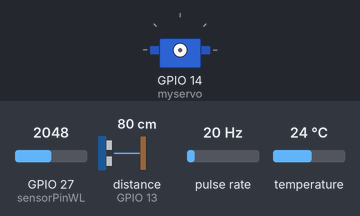
Bench run of a sketch on a simulated ESP32. Parts: servo. Wiring (inferred from the names in the program): pulse sensor: data GPIO 33. Inputs (shaded band) come from the test bench; at power-on: GPIO 27 (sensorPinWL) = 2048, distance to the obstacle (sensor on GPIO 13) 80 cm, pulse rate 20 Hz, temperature 24 °C. The echo pulse lasts 58.3 µs per cm; WiFi joins after 1.5 s; servers stay silent unless stated; random numbers use the default seed unless the sketch sets one; no MQTT or app messages arrive unless stated; what the sketch prints to the serial monitor is not drawn. At 11.6 s the program puts the board to deep sleep or switches it off; the recording ends there.

Above: at 0.0 s.
At 7.5 s:
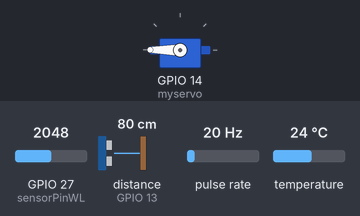
At 8.7 s:
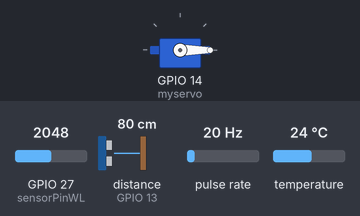
Timing chart, 0 to 11.1 s (numbered marks = the images above):
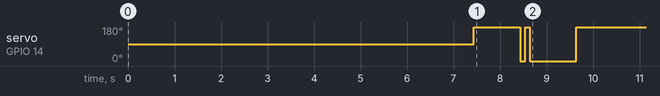

Measured:
- by itself, servo on GPIO 14 (myservo): goes 180° 1.0 s, 0° 0.10 s, 180° 0.10 s, 0° 1.0 s, then 180°

The sketch:

automatic_feedr.ino
```cpp
/*
  Water Level
  sensorPinWL 27
  sensorPower 26
  Ultrasonic
  trig 12
  echo 13
  pHmeter
  potPin 34
  Water Temp
  Sensor pin  25
  Servo
  signal 14
  FlowMeter
  interrupt 33
  Sensor pin 33

 */

#define BUILTIN_LED 2
#include <WiFi.h>
#include <PubSubClient.h>

#include <HCSR04.h>
#include <Servo.h>
#include <OneWire.h>
#include <DallasTemperature.h>
#define sensorPinWL 27
#define sensorPower 26

#define uS_TO_S_FACTOR 1000000ULL  /* Conversion factor for micro seconds to seconds */

#define TIME_TO_SLEEP  5        /* Time ESP32 will go to sleep (in seconds) */

RTC_DATA_ATTR int bootCount = 0;
const char* ssid = "Fik";
const char* password = "23456789";
const char* mqtt_server = "broker.mqtt-dashboard.com";

WiFiClient espClient;
PubSubClient client(espClient);
unsigned long lastMsg = 0;
#define MSG_BUFFER_SIZE  (50)
char msg[MSG_BUFFER_SIZE];
int value = 0;

// Water Level
int val = 0;

// Ultrasonic
HCSR04 hc(12, 13); //initialisation class HCSR04 (trig pin , echo pin)

// Servo
Servo myservo;  // create servo object to control a servo

// pHmeter
const int potPin=34;
float ph;
float Value=0;

// Water Temperature
const int SENSOR_PIN = 25;
OneWire oneWire(SENSOR_PIN);
DallasTemperature tempSensor(&oneWire);
float tempCelsius;

// FlowMeter
byte sensorInterrupt = 33;  // 0 = digital pin 2
byte sensorPin       = 33;

// The hall-effect flow sensor outputs approximately 4.5 pulses per second per
// litre/minute of flow.
float calibrationFactor = 4.5;

volatile byte pulseCount;

float flowRate;
unsigned int flowMilliLitres;
unsigned long totalMilliLitres;

unsigned long oldTime;

void setup_wifi() {

  delay(10);
  // We start by connecting to a WiFi network
  Serial.println();
  Serial.print("Connecting to ");
  Serial.println(ssid);

  WiFi.mode(WIFI_STA);
  WiFi.begin(ssid, password);

  while (WiFi.status() != WL_CONNECTED) {
    delay(500);
    Serial.print(".");
  }

  randomSeed(micros());

  Serial.println("");
  Serial.println("WiFi connected");
  Serial.println("IP address: ");
  Serial.println(WiFi.localIP());
}

void callback(char* topic, byte* payload, unsigned int length) {
  Serial.print("Message arrived [");
  Serial.print(topic);
  Serial.print("] ");

 for (int i = 0; i < length; i++) {
    Serial.print((char)payload[i]);
  }
  Serial.println();

  // Switch on the LED if an 1 was received as first character
  if ((char)payload[0] == '1') {
    digitalWrite(BUILTIN_LED, LOW);   // Turn the LED on (Note that LOW is the voltage level
    // but actually the LED is on; this is because
    // it is active low on the ESP-01)
  } else {
    digitalWrite(BUILTIN_LED, HIGH);  // Turn the LED off by making the voltage HIGH
  }

}

void reconnect() {
  // Loop until we're reconnected
  while (!client.connected()) {
    Serial.print("Attempting MQTT connection...");
    // Create a random client ID
    String clientId = "ESP8266Client-";
    clientId += String(random(0xffff), HEX);
    // Attempt to connect
    if (client.connect(clientId.c_str())) {
      Serial.println("connected");
      // Once connected, publish an announcement...
      client.publish("aley", "hello world");
      // ... and resubscribe
      client.subscribe("fishfeeder");
    } else {
      Serial.print("failed, rc=");
      Serial.print(client.state());
      Serial.println(" try again in 5 seconds");
      // Wait 5 seconds before retrying
      delay(5000);
    }
  }
}

void setup()
{
    Serial.begin(115200);
    delay(1000);
   // Initialize the BUILTIN_LED pin as an output
    setup_wifi();
    client.setServer(mqtt_server, 1883);
    client.setCallback(callback);
    delay(1000);

    // Water Level
    pinMode(sensorPower, OUTPUT);
    digitalWrite(sensorPower, LOW);

    //Servo
    myservo.attach(14);  // attaches the servo on pin 9 to the servo object

    // pHmeter
    pinMode(potPin,INPUT);
    delay(1000);

    // Water Temp
    tempSensor.begin();

    //FlowMeter
    pinMode(sensorPin, INPUT);
    digitalWrite(sensorPin, HIGH);

    pulseCount        = 0;
    flowRate          = 0.0;
    flowMilliLitres   = 0;
    totalMilliLitres  = 0;
    oldTime           = 0;

    // The Hall-effect sensor is connected to pin 2 which uses interrupt 0.
    // Configured to trigger on a FALLING state change (transition from HIGH
    // state to LOW state)
    attachInterrupt(sensorInterrupt, pulseCounter, FALLING);
}

void loop()
{
    Water_Level();
    Ultrasonic();
    pHmeter();
    WaterTemp();
    FlowMeter();

    if (!client.connected()) {
      reconnect();
    }
    client.loop();

    unsigned long now = millis();
    if (now - lastMsg > 2000) {
      lastMsg = now;
    }
      //pH meter
      if (ph < 5.5) {
        client.publish("phmeter","pH air rendah");
      }
      else if (ph > 8.5) {
        client.publish("phmeter","pH air tinggi");
      }
      else {
        client.publish("phmeter","pH normal");
      }

      //water level
      int level = readSensor();
      if (level < 500){

       client.publish("waterlevel","Tambah Air");
        }
      else {
        client.publish("waterlevel","Air cukup");
      }

      //flowmeter
      if (int(flowRate)==0 ) {
        client.publish("flowmeter","Pompa tersumbat");
      }
      else{
        client.publish("flowmeter", "Pompa lancar");
      }

      //ultrasonic distance sensor
      if (hc.dist() >=6) {
        client.publish("ultrasonic","Makanan habis");
      }
      else {
        client.publish("ultrasonic","Makanan Cukup");
      }

      char msg_out[20];
      sprintf(msg_out, "%f",tempCelsius);
      client.publish("watertemperature",msg_out);

    if (bootCount%3 == 0) {
    // run code if test expression is true
      servo();
    }
    deepsleep();
}

void Water_Level()
{
    int level = readSensor();
    Serial.print("Water level: ");
    Serial.println(level);
    if (level < 500){
      Serial.print("Kering");
      }
    else {
      Serial.print("Basah");
      }

      delay(1000);
}

void Ultrasonic()
{
    Serial.print("jarak makanan");
    Serial.println(hc.dist());
    delay(60);
}


void pHmeter()
{
    Value= analogRead(potPin);
    Serial.print(Value);
    Serial.print(" | ");
    float voltage=Value*(3.3/4095.0);
    ph=(3.3*voltage);
    Serial.println(ph);
    delay(500);
}

void WaterTemp()
{
  tempSensor.requestTemperatures();             // send the command to get temperatures
  tempCelsius = tempSensor.getTempCByIndex(0);  // read temperature in Celsius
  Serial.print("Temperature: ");
  Serial.print(tempCelsius);    // print the temperature in Celsius
  Serial.print("°C");
  Serial.print("  ~  ");        // separator between Celsius and Fahrenheit

  delay(500);
}


void FlowMeter()
{
   if((millis() - oldTime) > 1000)    // Only process counters once per second
  {
    // Disable the interrupt while calculating flow rate and sending the value to
    // the host
    detachInterrupt(sensorInterrupt);

    // Because this loop may not complete in exactly 1 second intervals we calculate
 // the number of milliseconds that have passed since the last execution and use
    // that to scale the output. We also apply the calibrationFactor to scale the output
    // based on the number of pulses per second per units of measure (litres/minute in
    // this case) coming from the sensor.
    flowRate = ((1000.0 / (millis() - oldTime)) * pulseCount) / calibrationFactor;

    // Note the time this processing pass was executed. Note that because we've
    // disabled interrupts the millis() function won't actually be incrementing right
    // at this point, but it will still return the value it was set to just before
    // interrupts went away.
    oldTime = millis();

    // Divide the flow rate in litres/minute by 60 to determine how many litres have
    // passed through the sensor in this 1 second interval, then multiply by 1000 to
    // convert to millilitres.
    flowMilliLitres = (flowRate / 60) * 1000;

    // Add the millilitres passed in this second to the cumulative total
    totalMilliLitres += flowMilliLitres;

    unsigned int frac;

    // Print the flow rate for this second in litres / minute
    Serial.print("Flow rate: ");
    Serial.print(int(flowRate));  // Print the integer part of the variable
    Serial.print("L/min");
    Serial.print("\t");       // Print tab space

    // Print the cumulative total of litres flowed since starting
    Serial.print("Output Liquid Quantity: ");
    Serial.print(totalMilliLitres);
    Serial.println("mL");
    Serial.print("\t");       // Print tab space
  Serial.println();


    // Reset the pulse counter so we can start incrementing again
    pulseCount = 0;

  // Enable the interrupt again now that we've finished sending output
    attachInterrupt(sensorInterrupt, pulseCounter, FALLING);
  }
}

void servo(){
  myservo.write(180);
  delay(1000);
  myservo.write(0);
  delay(100);
  myservo.write(180);
  delay(100);
  myservo.write(0);
  delay(1000);
  myservo.write(180);
  delay(1000);
  Serial.println("servo work");

}

void deepsleep(){
  Serial.begin(115200);
  delay(1000); //Take some time to open up the Serial Monitor

  //Increment boot number and print it every reboot
  ++bootCount;
  Serial.println("Boot number: " + String(bootCount));

  //Print the wakeup reason for ESP32
  print_wakeup_reason();

  /*
  First we configure the wake up source
  We set our ESP32 to wake up every 5 seconds
  */
  esp_sleep_enable_timer_wakeup(TIME_TO_SLEEP * uS_TO_S_FACTOR);
  Serial.println("Setup ESP32 to sleep for every " + String(TIME_TO_SLEEP) +
  " Seconds");
//Serial.println("Configured all RTC Peripherals to be powered down in sleep");

  /*
  Now that we have setup a wake cause and if needed setup the
  peripherals state in deep sleep, we can now start going to
  deep sleep.
  In the case that no wake up sources were provided but deep
  sleep was started, it will sleep forever unless hardware
  reset occurs.
  */
  Serial.println("Going to sleep now");
  Serial.flush();
  esp_deep_sleep_start();
  Serial.println("This will never be printed");
}


// ADITIONAL CODE

// FlowMeter
void pulseCounter()
{
  // Increment the pulse counter
  pulseCount++;
}


// Water Level
int readSensor() {
  digitalWrite(sensorPower, HIGH);
  delay(10);
  val = analogRead(sensorPinWL);
  digitalWrite(sensorPower, LOW);
  return val;
}

void print_wakeup_reason(){
  esp_sleep_wakeup_cause_t wakeup_reason;

  wakeup_reason = esp_sleep_get_wakeup_cause();

  switch(wakeup_reason)
  {
    case ESP_SLEEP_WAKEUP_EXT0 : Serial.println("Wakeup caused by external signal using RTC_IO"); break;
    case ESP_SLEEP_WAKEUP_EXT1 : Serial.println("Wakeup caused by external signal using RTC_CNTL"); break;
    case ESP_SLEEP_WAKEUP_TIMER : Serial.println("Wakeup caused by timer"); break;
    case ESP_SLEEP_WAKEUP_TOUCHPAD : Serial.println("Wakeup caused by touchpad"); break;
    case ESP_SLEEP_WAKEUP_ULP : Serial.println("Wakeup caused by ULP program"); break;

   default : Serial.printf("Wakeup was not caused by deep sleep: %d\n",wakeup_reason); break;
  }
};
```
